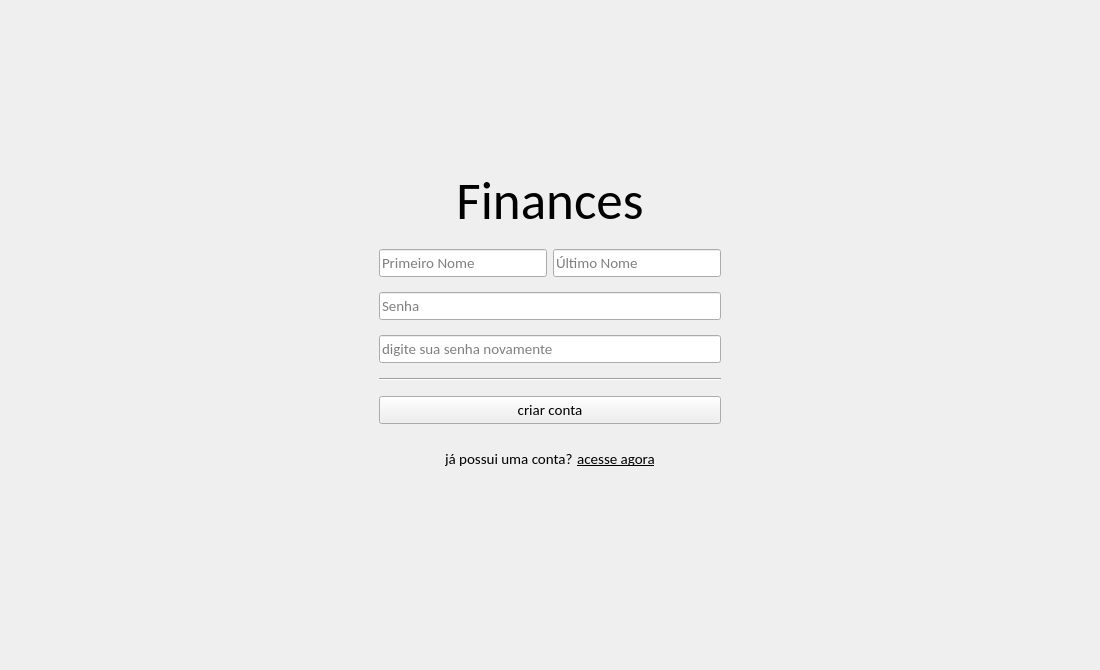
<?xml version="1.0" encoding="UTF-8"?>
<ui version="4.0">
 <class>CreateAccount</class>
 <widget class="QWidget" name="CreateAccount">
  <property name="geometry">
   <rect>
    <x>0</x>
    <y>0</y>
    <width>1100</width>
    <height>670</height>
   </rect>
  </property>
  <property name="font">
   <font>
    <family>Calibri</family>
    <pointsize>11</pointsize>
   </font>
  </property>
  <property name="windowTitle">
   <string>Form</string>
  </property>
  <layout class="QHBoxLayout" name="horizontalLayout">
   <item>
    <spacer name="horizontalSpacer">
     <property name="orientation">
      <enum>Qt::Horizontal</enum>
     </property>
     <property name="sizeHint" stdset="0">
      <size>
       <width>354</width>
       <height>20</height>
      </size>
     </property>
    </spacer>
   </item>
   <item>
    <widget class="QWidget" name="widget_3" native="true">
     <layout class="QVBoxLayout" name="verticalLayout">
      <property name="spacing">
       <number>15</number>
      </property>
      <item>
       <spacer name="verticalSpacer">
        <property name="orientation">
         <enum>Qt::Vertical</enum>
        </property>
        <property name="sizeHint" stdset="0">
         <size>
          <width>20</width>
          <height>40</height>
         </size>
        </property>
       </spacer>
      </item>
      <item>
       <widget class="QLabel" name="label">
        <property name="font">
         <font>
          <pointsize>40</pointsize>
         </font>
        </property>
        <property name="text">
         <string>Finances</string>
        </property>
        <property name="alignment">
         <set>Qt::AlignCenter</set>
        </property>
       </widget>
      </item>
      <item>
       <widget class="QWidget" name="widget_4" native="true">
        <layout class="QHBoxLayout" name="horizontalLayout_4">
         <property name="leftMargin">
          <number>0</number>
         </property>
         <property name="topMargin">
          <number>0</number>
         </property>
         <property name="rightMargin">
          <number>0</number>
         </property>
         <property name="bottomMargin">
          <number>0</number>
         </property>
         <item>
          <widget class="QLineEdit" name="linePrimeiroNome">
           <property name="placeholderText">
            <string>Primeiro Nome</string>
           </property>
          </widget>
         </item>
         <item>
          <widget class="QLineEdit" name="lineUltimoNome">
           <property name="placeholderText">
            <string>Último Nome</string>
           </property>
          </widget>
         </item>
        </layout>
       </widget>
      </item>
      <item>
       <widget class="QLineEdit" name="lineSenha">
        <property name="placeholderText">
         <string>Senha</string>
        </property>
       </widget>
      </item>
      <item>
       <widget class="QLineEdit" name="lineSenhaRepetir">
        <property name="placeholderText">
         <string>digite sua senha novamente</string>
        </property>
       </widget>
      </item>
      <item>
       <widget class="Line" name="line">
        <property name="orientation">
         <enum>Qt::Horizontal</enum>
        </property>
       </widget>
      </item>
      <item>
       <widget class="QPushButton" name="btnCriar">
        <property name="cursor">
         <cursorShape>PointingHandCursor</cursorShape>
        </property>
        <property name="text">
         <string>criar conta</string>
        </property>
       </widget>
      </item>
      <item>
       <widget class="QWidget" name="widget" native="true">
        <layout class="QHBoxLayout" name="horizontalLayout_2">
         <property name="spacing">
          <number>0</number>
         </property>
         <item>
          <spacer name="horizontalSpacer_3">
           <property name="orientation">
            <enum>Qt::Horizontal</enum>
           </property>
           <property name="sizeHint" stdset="0">
            <size>
             <width>40</width>
             <height>20</height>
            </size>
           </property>
          </spacer>
         </item>
         <item>
          <widget class="QLabel" name="label_2">
           <property name="text">
            <string>já possui uma conta? </string>
           </property>
          </widget>
         </item>
         <item>
          <widget class="QPushButton" name="btnAcessar">
           <property name="font">
            <font>
             <underline>true</underline>
            </font>
           </property>
           <property name="cursor">
            <cursorShape>PointingHandCursor</cursorShape>
           </property>
           <property name="styleSheet">
            <string notr="true">padding: 0; background-color: transparent;</string>
           </property>
           <property name="text">
            <string>acesse agora</string>
           </property>
           <property name="flat">
            <bool>true</bool>
           </property>
          </widget>
         </item>
         <item>
          <spacer name="horizontalSpacer_4">
           <property name="orientation">
            <enum>Qt::Horizontal</enum>
           </property>
           <property name="sizeHint" stdset="0">
            <size>
             <width>40</width>
             <height>20</height>
            </size>
           </property>
          </spacer>
         </item>
        </layout>
       </widget>
      </item>
      <item>
       <spacer name="verticalSpacer_2">
        <property name="orientation">
         <enum>Qt::Vertical</enum>
        </property>
        <property name="sizeHint" stdset="0">
         <size>
          <width>20</width>
          <height>171</height>
         </size>
        </property>
       </spacer>
      </item>
     </layout>
    </widget>
   </item>
   <item>
    <spacer name="horizontalSpacer_2">
     <property name="orientation">
      <enum>Qt::Horizontal</enum>
     </property>
     <property name="sizeHint" stdset="0">
      <size>
       <width>354</width>
       <height>20</height>
      </size>
     </property>
    </spacer>
   </item>
  </layout>
 </widget>
 <tabstops>
  <tabstop>linePrimeiroNome</tabstop>
  <tabstop>lineUltimoNome</tabstop>
  <tabstop>lineSenha</tabstop>
  <tabstop>lineSenhaRepetir</tabstop>
  <tabstop>btnCriar</tabstop>
  <tabstop>btnAcessar</tabstop>
 </tabstops>
 <resources/>
 <connections/>
</ui>
